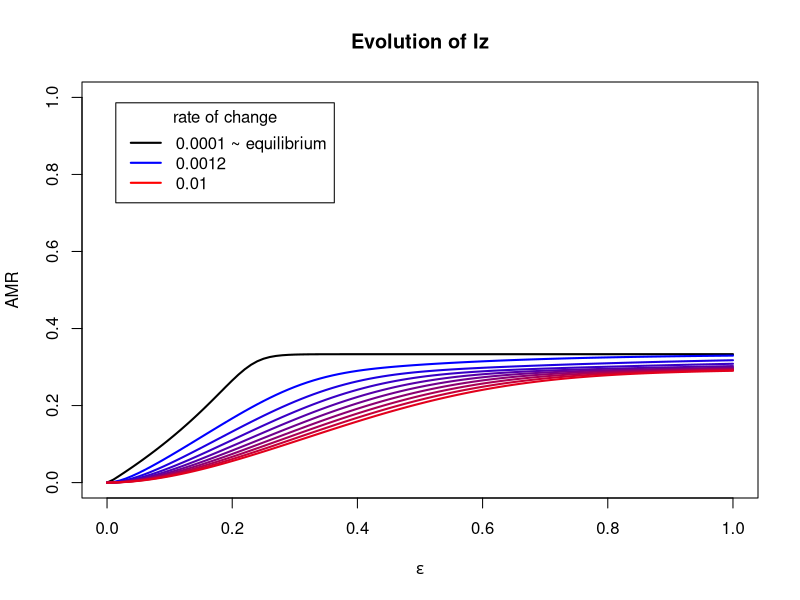

Generate this figure with R:
## ---- chunk 1
library(deSolve)
library(plyr)

options("scipen" = 10)

# initial state:
N <- 1
prop <- 0.01 #initial value of Iw and Iz

# time:
epsilon_max <- 1 #max eps_val
eps_real_max <- 0.99
eps_growth <- seq(0.0001, 0.01, length.out = 10) #eps=eps_growth*t

a <- 2000 #time span for reaching initial conditions with eps=0
a2 <- epsilon_max/eps_growth #time span after the start of eps variation
m <- 1 #time step


zoom <- 100 #after breakpoint 1/zoom step

eps_value_disp <- 0.01
recolt_value <- eps_value_disp*zoom/eps_growth





# parameters
pbeta_w <- 0.04 #transmission parameter of Iw
pbeta_z <- 0.015 #transmission parameter of Iz

pgammaa <- 0.01 #innate recovery rate
pgamma_tilt <- 0.1 #recovery rate of Iw when treated by antibiotics


prho <- 0.05 #probability of clinical failure

#epsilon change over time

peps <- 0.0


## ---- chunk 2
parameters <- c(beta_w=pbeta_w, beta_z=pbeta_z, gamma=pgammaa, gamma_prim=pgamma_tilt, eps=peps, rho=prho)

state <- c(S=1-2*prop, Iw=prop, Iz=prop)

times=seq(0, a, by=m)

SIS_init=function(times, state, parameters){
  with(as.list(c(state,parameters)),
       {dS = - beta_w*Iw*S - beta_z*Iz*S + gamma*(1-eps)*Iw + gamma_prim*eps*Iw + gamma*Iz
        dIw = beta_w*Iw*S + (1-eps)*beta_w*Iw*Iz - eps*beta_z*Iz*Iw - rho*eps*Iw - gamma*(1-eps)*Iw - gamma_prim*eps*Iw
        dIz = beta_z*Iz*S + eps*beta_z*Iz*Iw + rho*eps*Iw - (1-eps)*beta_w*Iw*Iz - gamma*Iz
        
        list(c(dS, dIw, dIz))
       })
}

out_init=as.data.frame(
  ode(y=state, times=times, func=SIS_init, parms=parameters)
)

## ---- chunk 3
cbind.fill <- function(...){
    nm <- list(...) 
    nm <- lapply(nm, as.matrix)
    n <- max(sapply(nm, nrow)) 
    do.call(cbind, lapply(nm, function (x) 
        rbind(x, matrix(, n-nrow(x), ncol(x))))) 
}


## ---- chunk 4
parameters2 <- c(beta_w=pbeta_w, beta_z=pbeta_z, gamma=pgammaa, gamma_prim=pgamma_tilt, eps=peps, rho=prho, peps_growth=0)

state2 <- c(S=out_init$S[nrow(out_init)], Iw=out_init$Iw[nrow(out_init)], Iz=out_init$Iz[nrow(out_init)])

#t=seq(0, a2, by=1/zoom)

SIS=function(t, state2, parameters2){
  with(as.list(c(state2,parameters2)),
       {
        eps=peps_growth*t
        dS = - beta_w*Iw*S - beta_z*Iz*S + gamma*(1-eps)*Iw + gamma_prim*eps*Iw + gamma*Iz
        dIw = beta_w*Iw*S + (1-eps)*beta_w*Iw*Iz - eps*beta_z*Iz*Iw - rho*eps*Iw - gamma*(1-eps)*Iw - gamma_prim*eps*Iw
        dIz = beta_z*Iz*S + eps*beta_z*Iz*Iw + rho*eps*Iw - (1-eps)*beta_w*Iw*Iz - gamma*Iz
        
        list(c(dS, dIw, dIz))
       })
}

eps_speed_fun <- function(growth_rate) {
  a2 <- epsilon_max/growth_rate
  t=seq(0, a2+100, by=1/zoom)
  parameters2[7] <- growth_rate 
  out =as.data.frame(
  ode(y=state2, times=t, func=SIS, parms=parameters2)
)
}
## ---- chunk 5



out <- do.call(cbind.fill, lapply(eps_growth, eps_speed_fun))
## ---- chunk 6

timecol <- seq(1, ncol(out), by=4)
izcol <- seq(4, ncol(out), by=4)
iwcol <- seq(3, ncol(out), by=4)
scol <- seq(2, ncol(out), by=4)

times <- out[,timecol]
Iz <- out[,izcol]
Iw <- out[,iwcol]
S <- out[,scol]


epsilon <- times


for (i in 1:ncol(times)) {
  epsilon[,i] <- times[,i]*eps_growth[i]
}

Iz2 <- Iz[seq(1, nrow(out), by=recolt_value[1]),1]
epsilon2 <- epsilon[seq(1, nrow(out), by=recolt_value[1]),1]
Iw2 <- Iw[seq(1, nrow(out), by=recolt_value[1]),1]
S2 <- S[seq(1, nrow(out), by=recolt_value[1]),1]

for (i in 2:ncol(Iz)) {
  Iz3 <- Iz[!is.na(Iz[,i]),i]
  epsilon3 <- epsilon[!is.na(epsilon[,i]),i]
  Iw3 <- Iw[!is.na(Iw[,i]),i]
  S3 <- S[!is.na(S[,i]),i]
  
  Iz2 <- cbind(Iz2, Iz3[seq(1, length(Iz3), by=recolt_value[i])])
  epsilon2 <- cbind(epsilon2, epsilon3[seq(1, length(epsilon3), by=recolt_value[i])])
  Iw2 <- cbind(Iw2, Iw3[seq(1, length(Iw3), by=recolt_value[i])])
  S2 <- cbind(S2, S3[seq(1, length(S3), by=recolt_value[i])])
  }

Iz2 <- Iz2[1:101,]
epsilon2 <- epsilon2[1:101,]
Iw2 <- Iw2[1:101,]
S2 <- S2[1:101,]




#out <- mutate(out, eps = out$time*eps_growth)


## ---- chunk 7
colglob <- colorRampPalette(c("blue", "red"))

colforcol <- colglob(ncol(Iz))


linfun <- function(x, t){
  lines(t, unlist(x), lty=1, lwd=2, col=colforcol[as.numeric(parent.frame()$i)])
}



plot(epsilon2[,1], Iz2[,1], xlab=expression(epsilon), ylab="AMR", main = "Evolution of Iz", type="l", lty=1, lwd=2, ylim=c(0, 1), col='black')
Iz2_without_control <- Iz2[,2:ncol(Iz2)]
capture.output(apply(Iz2_without_control, 2, linfun, epsilon2[,1]), file='NUL')

controltag <- paste(eps_growth[1], "~ equilibrium")
mintag <- paste(eps_growth[2])
maxtag <- paste(eps_growth[length(eps_growth)])
legend("topleft" , inset=.05, title='rate of change', c(controltag,mintag, maxtag), lty=c(1,1,1), lwd=c(2,2,2), col=c("black","blue", "red"))


## ---- chunk 8


#parameters4 <- c(beta_w=pbeta_w, beta_z=pbeta_z, gamma=pgammaa, gamma_prim=pgamma_tilt, eps=peps, rho=prho, peps_growth=eps_growth[1], eps_real_max=eps_real_max)

#Stry <- as.data.frame(out[,17:20])
#Stry <- Stry[!is.na(Stry[,1]),]
#state4 <- c(S=Stry$S[length(Stry$S)], Iw=Stry$Iw[length(Stry$Iw)], Iz=Stry$Iz[length(Stry$Iz)], eps_dec=0)

#t=seq(0, a2, by=1/zoom)

#SIS_back=function(t, state4, parameters4){
  #with(as.list(c(state4,parameters4)),
 #      {
#        eps=eps_real_max - peps_growth*t
  #      dS = - beta_w*Iw*S - beta_z*Iz*S + gamma*(1-eps)*Iw + gamma_prim*eps*Iw + gamma*Iz
   #     dIw = beta_w*Iw*S + (1-eps)*beta_w*Iw*Iz - eps*beta_z*Iz*Iw - rho*eps*Iw - gamma*(1-eps)*Iw - gamma_prim*eps*Iw
    #    dIz = beta_z*Iz*S + eps*beta_z*Iz*Iw + rho*eps*Iw - (1-eps)*beta_w*Iw*Iz - gamma*Iz
     #   deps_dec=eps
        
      #  list(c(dS, dIw, dIz, deps_dec))
      # })
#}


#eps_speed_fun <- function(growth_rate) {
 # a4 <- eps_real_max/growth_rate
#  t=seq(0, a4, by=1/zoom)
#  parameters4[7] <- growth_rate 
#  out =as.data.frame(
#  ode(y=state4, times=t, func=SIS_back, parms=parameters4)
#)
#}

#trial
#a4 <- eps_real_max/eps_growth[5]
#t=seq(0, a4, by=1/zoom)
#parameters4[7] <- eps_growth[5]
#out_back = as.data.frame(
#  ode(y=state4, times=t, func=SIS_back, parms=parameters4)
#)

#hysteresis impossible?

#parameters <- c(beta_w=pbeta_w, beta_z=pbeta_z, gamma=pgammaa, gamma_prim=pgamma_tilt, eps=peps, rho=prho)

#state <- c(S=Stry$S[length(Stry$S)], Iw=Stry$Iw[length(Stry$Iw)], Iz=Stry$Iz[length(Stry$Iz)])


#times=seq(0, 10*a, by=m)

#SIS_init=function(times, state, parameters){
 # with(as.list(c(state,parameters)),
#       {dS = - beta_w*Iw*S - beta_z*Iz*S + gamma*(1-eps)*Iw + gamma_prim*eps*Iw + gamma*Iz
#        dIw = beta_w*Iw*S + (1-eps)*beta_w*Iw*Iz - eps*beta_z*Iz*Iw - rho*eps*Iw - gamma*(1-eps)*Iw - gamma_prim*eps*Iw
#        dIz = beta_z*Iz*S + eps*beta_z*Iz*Iw + rho*eps*Iw - (1-eps)*beta_w*Iw*Iz - gamma*Iz
        
#        list(c(dS, dIw, dIz))
#       })
#}

#out_try=as.data.frame(
#  ode(y=state, times=times, func=SIS_init, parms=parameters)
#)
